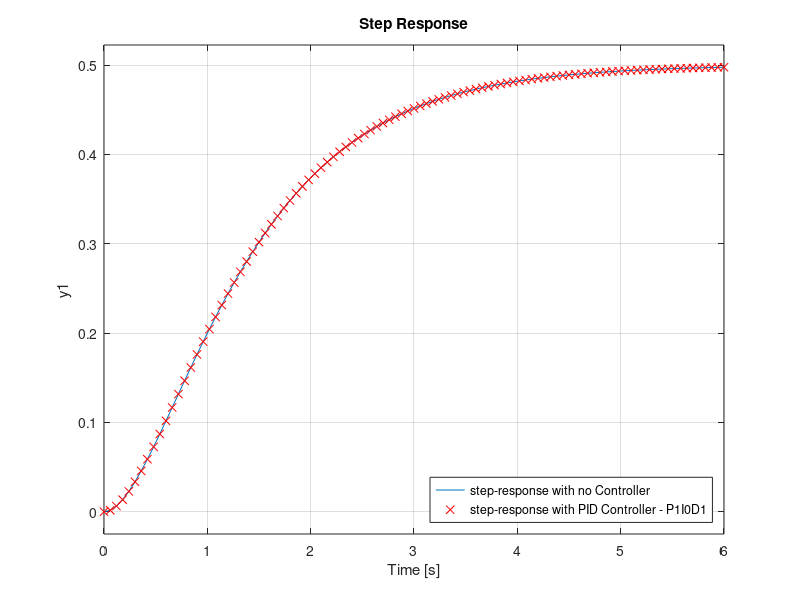
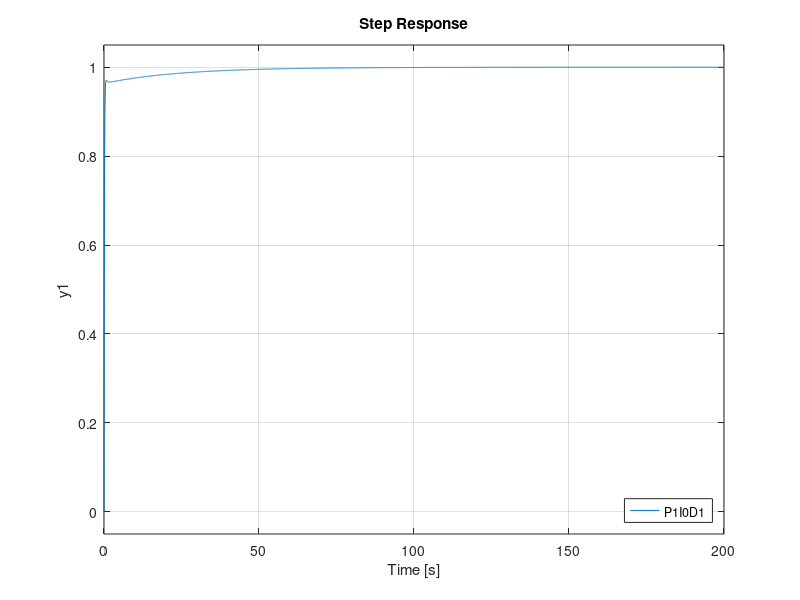
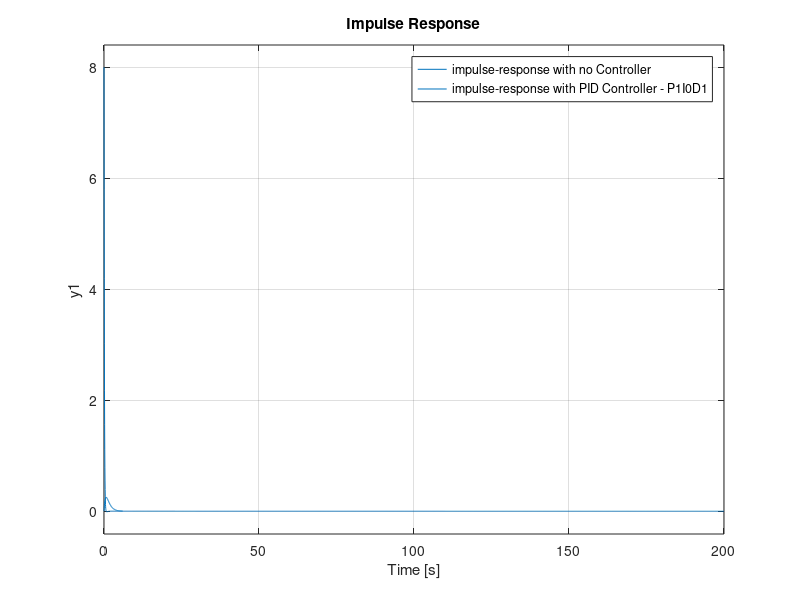
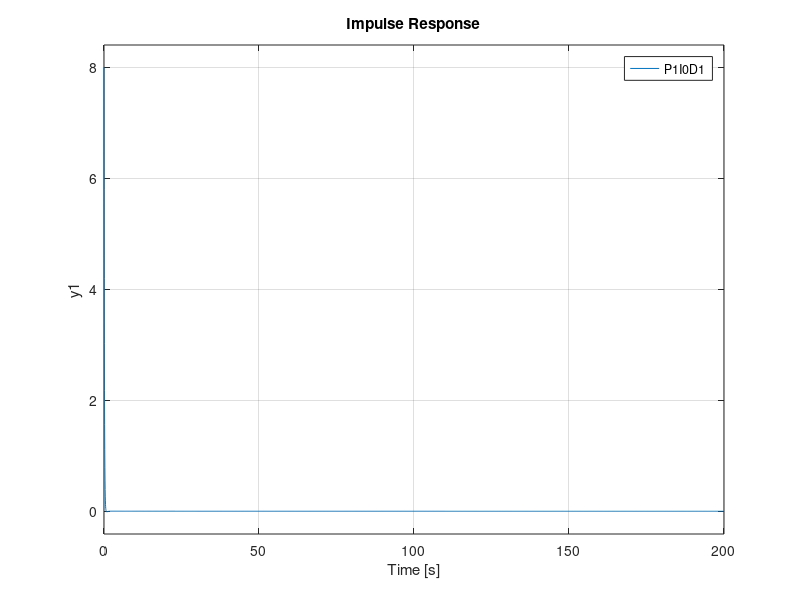

Source code (MATLAB) for these figures, in order:
% *************************************************************************
% By        : Jabed-Akhtar (github)
% date      : 01.04.2022
% *************************************************************************
% file      : PIDController_eg1.m
% brief     :
% *************************************************************************
% script (this) related infos:
%   - a source used within this script: https://youtu.be/lfMMPe7s9nU
%   - evicences/pics can be found at location: '../docs_images__/PIDController_eg1_***.png'
% *************************************************************************
% Descriptions:
%   - ---
% *************************************************************************

clc; clear; close all;

%% Variables --------------------------------------------------------------
H = [1]; % feedback

%% Transfer function of Plant ---------------------------------------------
num = [1];
den = [1 3 1];

Gp = tf(num, den) % transfer-function of plant

%% Closed-loop tf with No controller  -------------------------------------
M_noController = feedback(Gp, H)

%% Defining PID Controller ----------------------------------
Kp = 1;
Ki = 0;
Kd = 0;

Gc = pid(Kp, Ki, Kd);

%% Closed-loop tf with Controller  ----------------------------------------
M_withController = feedback(Gc*Gp, H)

%% Step response ----------------------------------------------------------
figure(1)
step(M_noController)
hold on; grid;
step(M_withController, 'xr')
legend('step-response with no Controller', 'step-response with PID Controller - P1I0D1','Location','southeast')

%% Plotting Step responses with varoius PID variables ---------------------
Kp = [1 5 10 20 24];
Ki = [0 0 0 1 1];
Kd = [0 2 6 7 8];
figure(2)
title('step-response with PID Controller')
hold on; grid;
for n=1:5
    Gc = pid(Kp(n), Ki(n), Kd(n));
    M_withController = feedback(Gc*Gp, H);
    step(M_withController)
    legend('P1I0D1', 'P5I0D2', 'P10I0D6', 'P20I1D7', 'P24I1D8', 'Location', 'southeast')
end

%% Step response ----------------------------------------------------------
figure(3)
impulse(M_noController)
hold on; grid;
xlim([0 6])
impulse(M_withController)
legend('impulse-response with no Controller', 'impulse-response with PID Controller - P1I0D1','Location','northeast')

%% Plotting Step responses with varoius PID variables ---------------------
Kp = [1 5 10 20 24];
Ki = [0 0 0 1 1];
Kd = [0 2 6 7 8];
figure(4)
title('impulse-response with PID Controller')
hold on; grid;
xlim([0 6])
for n=1:5
    Gc = pid(Kp(n), Ki(n), Kd(n));
    M_withController = feedback(Gc*Gp, H);
    impulse(M_withController)
    legend('P1I0D1', 'P5I0D2', 'P10I0D6', 'P20I1D7', 'P24I1D8', 'Location', 'northeast')
end

%% Saving all figures -----
saveas(figure(1), 'PIDController_eg1_step_withoutNWithController.png')
saveas(figure(2), 'PIDController_eg1_step_withVariousPIDVariables.png')
saveas(figure(3), 'PIDController_eg1_impulse_withoutNWithController.png')
saveas(figure(4), 'PIDController_eg1_impulse_withVariousPIDVariables.png')


% *************************** END OF FILE *********************************